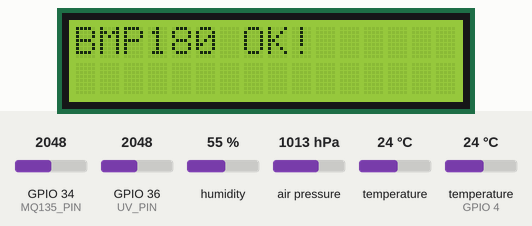
Simulated run of this sketch. Board: ESP32. On the bench: 16×2 character LCD. The inputs (shaded band) are chosen by the test bench; at power-on: air pressure 1013 hPa, GPIO 34 (MQ135_PIN) = 2048, humidity 55 %, GPIO 36 (UV_PIN) = 2048, temperature (sensor on GPIO 4) 24 °C, temperature 24 °C. What the sketch prints to the serial monitor is not drawn.

Above: at 1.2 s.
1.3 s: air pressure set to 952 hPa
At 4.4 s:
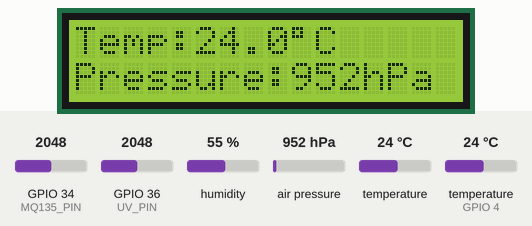
5.5 s: GPIO 34 (MQ135_PIN) set to 2866
At 8.7 s:
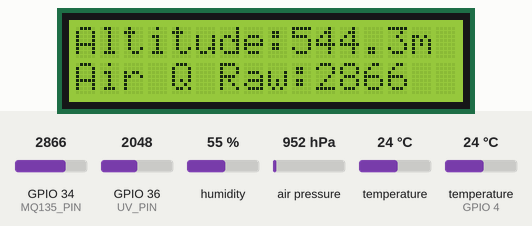
9.5 s: humidity set to 22 %
At 12.8 s:
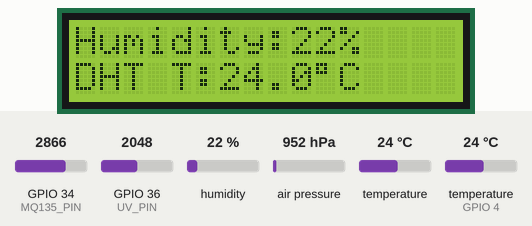
13.5 s: GPIO 36 (UV_PIN) set to 2866
At 17.1 s:
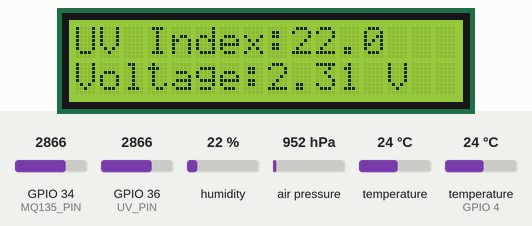
17.6 s: temperature (sensor on GPIO 4) set to 12 °C
At 20.9 s:
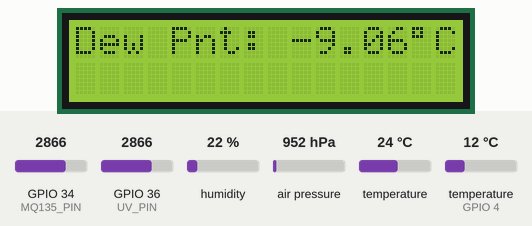
21.6 s: temperature (sensor 0) set to 12 °C
At 25.1 s:
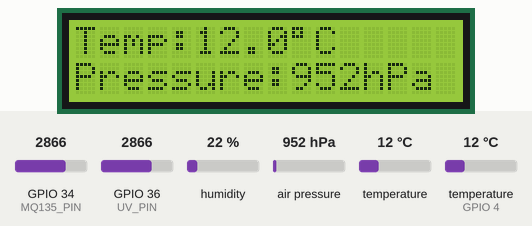
Timing chart, 0 to 26.6 s (numbered marks = the images above; inputs shaded):
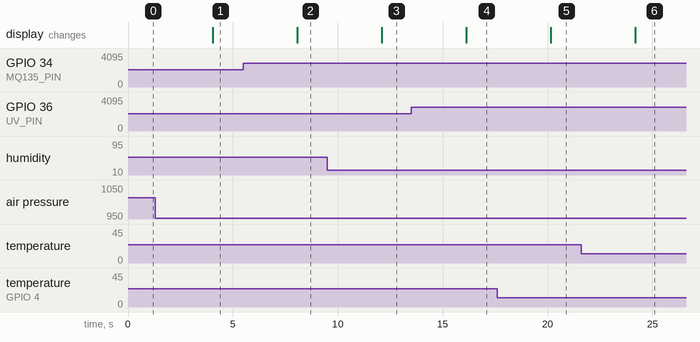

Measured:
- after the input at 1.3 s, the display: changes after 2.7 s (image 1)
- after the input at 5.5 s, the display: changes after 2.6 s (image 2)
- after the input at 9.5 s, the display: changes after 2.6 s (image 3)
- after the input at 13.5 s, the display: changes after 2.6 s (image 4)
- after the input at 17.6 s, the display: changes after 2.5 s (image 5)
- after the input at 21.6 s, the display: changes after 2.6 s (image 6)

The sketch:

ArduinoWeatherLCD.ino
```cpp
#include <Wire.h>
#include <LiquidCrystal_I2C.h>
#include <Adafruit_BMP085.h>
#include <DHT.h>

// LCD setup
LiquidCrystal_I2C lcd(0x27, 16, 2);
unsigned long lastUpdate = 0;
int screenIndex = 0;
const int updateInterval = 4000; // 5 seconds

// BMP180 setup
Adafruit_BMP085 bmp;
float localSeaLevelPressure;
// MQ-135 setup
#define MQ135_PIN 34  // Analog pin for MQ-135
#define RL 10000  // MQ-135 10k Ohm load resistor

//DHT Sensor
#define DHT_PIN   4     // Digital pin for DHT11
#define DHT_TYPE  DHT11 // DHT11 sensor
DHT dht(DHT_PIN, DHT_TYPE);

//UV sensor
#define UV_PIN 36

void setup() {
  Serial.begin(115200);


  // Initialize LCD
  lcd.init();
  lcd.backlight();
  lcd.clear();

  // Initialize BMP180
  if (!bmp.begin()) {
    lcd.setCursor(0, 0);
    lcd.print("BMP180 error");
    Serial.println("Could not find BMP180 sensor.");
    while (1) {}
  }
// Use data from a well know local area calibrated weather station
  float referencePressure = 1011.31; // hPa
  float referenceAltitude = 40.0;   // meters
  float referenceTemp = 31.4;       // Celsius

  localSeaLevelPressure = calibrateSeaLevelPressure(referencePressure, referenceAltitude, referenceTemp);
  Serial.print("Calibrated Sea-Level Pressure: ");
  Serial.print(localSeaLevelPressure, 1);
  Serial.println(" hPa");

  lcd.setCursor(0, 0);
  lcd.print("BMP180 OK!");

}

void loop() {
  // Read temperature, pressure, and altitude
  float temp = bmp.readTemperature();               // Celsius
  float pressure = bmp.readPressure() / 100.0;      // hPa
  float altitude = bmp.readAltitude(localSeaLevelPressure);       // Altitude in meters, assuming sea-level pressure of 1013.25 hPa

  float humidity = dht.readHumidity();
  float dhtTemp = dht.readTemperature();
  float dewPoint = calculateDewPoint(dhtTemp, humidity);

  int analogValue = analogRead(MQ135_PIN);
  float voltage = analogValue * (3.3 / 4095.0);
  float Rs = (3.3 - voltage) / voltage * RL;

  int uvRaw = analogRead(UV_PIN);
  // Convert raw ADC to voltage (3.3V ref, 12-bit ADC)
  float uvVoltage = uvRaw * (3.3 / 4095.0);

  // Approximate UV Index
  float uvIndex = (uvVoltage - 0.99) / 0.06;
  if (uvIndex < 0) uvIndex = 0; // No negative index

  // Display on LCD
  if (millis() - lastUpdate >= updateInterval) {
    lcd.clear();

    switch (screenIndex) {
      case 0:
        lcd.setCursor(0, 0);
        lcd.print("Temp:");
        lcd.print(temp, 1);
        lcd.print((char)223); // degree symbol
        lcd.print("C");

        lcd.setCursor(0, 1);
        lcd.print("Pressure:");
        lcd.print(pressure, 0);
        lcd.print("hPa");
        break;

      case 1:
        lcd.setCursor(0, 0);
        lcd.print("Altitude:");
        lcd.print(altitude, 1);
        lcd.print("m");

        lcd.setCursor(0, 1);
        lcd.print("Air Q Raw:");
        lcd.print(analogValue);
        break;

      case 2:
        lcd.setCursor(0, 0);
        lcd.print("Humidity:");
        if (isnan(humidity)) {
          lcd.print("Error");
        } else {
          lcd.print(humidity, 0);
          lcd.print("%");
        }

        lcd.setCursor(0, 1);
        lcd.print("DHT T:");
        if (isnan(dhtTemp)) {
          lcd.print("Error");
        } else {
          lcd.print(dhtTemp, 1);
          lcd.print((char)223);
          lcd.print("C");
        }
        break;

        case 3:
          lcd.setCursor(0, 0);
          lcd.print("UV Index:");
          lcd.print(uvIndex, 1);

          lcd.setCursor(0, 1);
          lcd.print("Voltage:");
          lcd.print(uvVoltage, 2);
          lcd.print(" V");
          break;

        case 4:
          lcd.setCursor(0, 0);
          lcd.print("Dew Pnt: ");
          if (isnan(dewPoint)) {
            lcd.print("Error");
          } else {
            lcd.print(dewPoint);
            lcd.print((char)223);
            lcd.print("C");
          }
        break;

    }

    // Cycle to the next screen
    screenIndex++;
    if (screenIndex > 4) screenIndex = 0;

    lastUpdate = millis();
  }


}

// Function to calculate dew point in Celsius
float calculateDewPoint(float dhtTemp, float humidity) {
  // Constants for Magnus formula
  const float a = 17.27;
  const float b = 237.7; // Celsius

  // Calculate alpha
  float alpha = ((a * dhtTemp) / (b + dhtTemp)) + log(humidity / 100.0);

  // Calculate dew point
  float dewPoint = (b * alpha) / (a - alpha);

  return dewPoint;
}

float calibrateSeaLevelPressure(float referencePressure, float referenceAltitude, float referenceTemp) {
  const float lapseRate = 0.0065;
  float tempK = referenceTemp + 273.15;

  float seaLevelPressure = referencePressure *
                            pow(1 - (lapseRate * referenceAltitude) / (tempK + lapseRate * referenceAltitude), -5.257);

  return seaLevelPressure;
}
```
